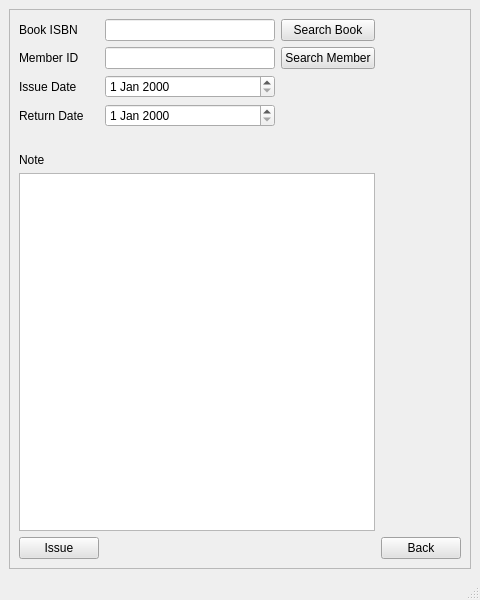
<?xml version="1.0" encoding="UTF-8"?>
<ui version="4.0">
 <class>issuebook</class>
 <widget class="QMainWindow" name="issuebook">
  <property name="geometry">
   <rect>
    <x>0</x>
    <y>0</y>
    <width>480</width>
    <height>600</height>
   </rect>
  </property>
  <property name="windowTitle">
   <string>MainWindow</string>
  </property>
  <widget class="QWidget" name="centralwidget">
   <layout class="QVBoxLayout" name="verticalLayout">
    <item>
     <widget class="QFrame" name="frame">
      <property name="frameShape">
       <enum>QFrame::StyledPanel</enum>
      </property>
      <property name="frameShadow">
       <enum>QFrame::Raised</enum>
      </property>
      <layout class="QGridLayout" name="gridLayout">
       <item row="0" column="2">
        <widget class="QPushButton" name="pushButton">
         <property name="styleSheet">
          <string notr="true">QPushButton{
	background-color: rgb(226, 226, 226);
	color: rgb(0, 0, 0);
	font: 700 11pt &quot;Segoe UI&quot;;
}</string>
         </property>
         <property name="text">
          <string>Search Book</string>
         </property>
        </widget>
       </item>
       <item row="1" column="1">
        <widget class="QLineEdit" name="lineEdit_2"/>
       </item>
       <item row="18" column="0">
        <widget class="QPushButton" name="pushButton_4">
         <property name="styleSheet">
          <string notr="true">QPushButton{
	background-color: rgb(226, 226, 226);
	color: rgb(0, 0, 0);
	font: 700 11pt &quot;Segoe UI&quot;;
}</string>
         </property>
         <property name="text">
          <string>Issue</string>
         </property>
        </widget>
       </item>
       <item row="16" column="0">
        <widget class="QLabel" name="label_11">
         <property name="styleSheet">
          <string notr="true">QLabel{
	font: 600 14pt &quot;Zilla Slab SemiBold&quot;;
	color: rgb(0, 0, 0);
}</string>
         </property>
         <property name="text">
          <string>Note</string>
         </property>
        </widget>
       </item>
       <item row="4" column="1">
        <widget class="QLabel" name="label_12">
         <property name="styleSheet">
          <string notr="true">QLabel{
	font: 600 14pt &quot;Zilla Slab SemiBold&quot;;
	color: rgb(0, 0, 0);
}</string>
         </property>
         <property name="text">
          <string/>
         </property>
        </widget>
       </item>
       <item row="0" column="0">
        <widget class="QLabel" name="label_6">
         <property name="styleSheet">
          <string notr="true">QLabel{
	font: 600 14pt &quot;Zilla Slab SemiBold&quot;;
	color: rgb(0, 0, 0);
}</string>
         </property>
         <property name="text">
          <string>Book ISBN</string>
         </property>
        </widget>
       </item>
       <item row="2" column="1">
        <widget class="QDateEdit" name="dateEdit"/>
       </item>
       <item row="16" column="1">
        <widget class="QLabel" name="label_13">
         <property name="styleSheet">
          <string notr="true">QLabel{
	font: 600 14pt &quot;Zilla Slab SemiBold&quot;;
	color: rgb(0, 0, 0);
}</string>
         </property>
         <property name="text">
          <string/>
         </property>
        </widget>
       </item>
       <item row="17" column="0" colspan="3">
        <widget class="QTextEdit" name="textEdit"/>
       </item>
       <item row="18" column="3">
        <widget class="QPushButton" name="pushButton_5">
         <property name="styleSheet">
          <string notr="true">QPushButton{
	background-color: rgb(226, 226, 226);
	color: rgb(0, 0, 0);
	font: 700 11pt &quot;Segoe UI&quot;;
}</string>
         </property>
         <property name="text">
          <string>Back</string>
         </property>
        </widget>
       </item>
       <item row="2" column="0">
        <widget class="QLabel" name="label_9">
         <property name="styleSheet">
          <string notr="true">QLabel{
	font: 600 14pt &quot;Zilla Slab SemiBold&quot;;
	color: rgb(0, 0, 0);
}</string>
         </property>
         <property name="text">
          <string>Issue Date</string>
         </property>
        </widget>
       </item>
       <item row="1" column="0">
        <widget class="QLabel" name="label_7">
         <property name="styleSheet">
          <string notr="true">QLabel{
	font: 600 14pt &quot;Zilla Slab SemiBold&quot;;
	color: rgb(0, 0, 0);
}</string>
         </property>
         <property name="text">
          <string>Member ID</string>
         </property>
        </widget>
       </item>
       <item row="0" column="1">
        <widget class="QLineEdit" name="lineEdit"/>
       </item>
       <item row="3" column="1">
        <widget class="QDateEdit" name="dateEdit_2"/>
       </item>
       <item row="3" column="0">
        <widget class="QLabel" name="label_10">
         <property name="styleSheet">
          <string notr="true">QLabel{
	font: 600 14pt &quot;Zilla Slab SemiBold&quot;;
	color: rgb(0, 0, 0);
}</string>
         </property>
         <property name="text">
          <string>Return Date</string>
         </property>
        </widget>
       </item>
       <item row="1" column="2">
        <widget class="QPushButton" name="pushButton_3">
         <property name="styleSheet">
          <string notr="true">QPushButton{
	background-color: rgb(226, 226, 226);
	color: rgb(0, 0, 0);
	font: 700 11pt &quot;Segoe UI&quot;;
}</string>
         </property>
         <property name="text">
          <string>Search Member</string>
         </property>
        </widget>
       </item>
      </layout>
     </widget>
    </item>
   </layout>
  </widget>
  <widget class="QMenuBar" name="menubar">
   <property name="geometry">
    <rect>
     <x>0</x>
     <y>0</y>
     <width>480</width>
     <height>21</height>
    </rect>
   </property>
  </widget>
  <widget class="QStatusBar" name="statusbar"/>
 </widget>
 <resources/>
 <connections/>
</ui>
